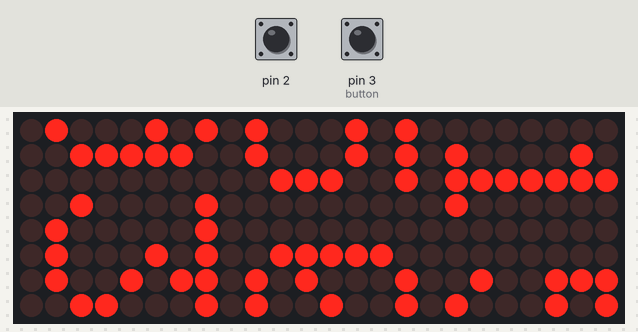
Simulated run of this sketch. Board: Arduino Uno, built with avr-gcc and run on an emulated ATmega328P. Parts: 24×8 LED matrix. The inputs (shaded band) are chosen by the test bench; at power-on: pin 2 HIGH, pin 3 (button) HIGH. WiFi joins after 1.5 s; servers stay silent unless stated.

Above: at 5.5 s.
5.6 s: pin 2 pulled LOW for 0.15 s
At 5.75 s:
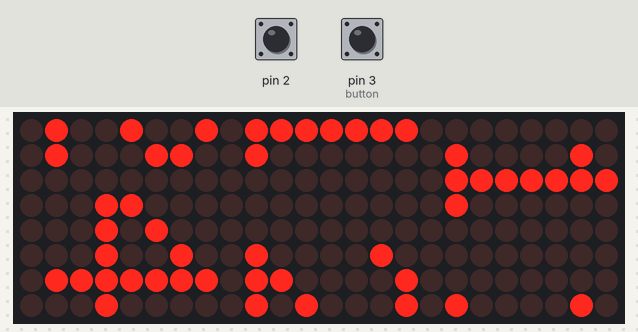
8.7 s: pin 2 pulled LOW for 1 s
Timing chart, 0 to 11.7 s (numbered marks = the images above; inputs shaded):
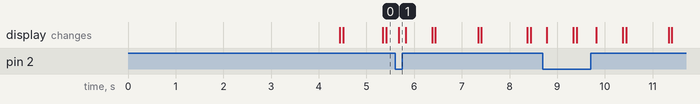

Measured:
- after the input at 5.6 s, the display: changes after 0.08 s (image 1)

The sketch:

_2015_01_10_ClockNew.ino
```cpp
 #define DEBUG //(un)comment this line for debug
 #define NETPLUGGED

#ifdef DEBUG
	#define DEBUG_PRINT(x) Serial.println(x)
#else
	#define DEBUG_PRINT(x)
#endif

//We always have to include the library
#include "LedControl.h"
#include "LEDmatrixclockfont.h"
#include <SPI.h>
#include <Ethernet.h>
#include <EthernetUdp.h>
#include "Time.h"
 #include "OneButton.h"

/* Hardware

 pin 6 is connected to the DataIn
 pin 5 is connected to the CLK
 pin 4 is connected to CS/LOAD
 We have only a single MAX72XX.
 */


// LedControl lc=LedControl(4,3,2,1); pins 2,3,4 - 1 matrix
LedControl lc=LedControl(6,5,4,3); // 3x ledmatrix

// BUtton
 OneButton button(3, true);

// buffer for 8x8 ledmatrix

uint8_t buffer[39] = {0};   // 8x5

/*
 buffer[0-7] is invisible right to the display
 buffer[8-31] is the visible part on 3 matrix
 buffer[32-39] is invisible left to the display
*/

const int scrolldelay = 60;

time_t t = 0;
int lastsec = 0;

byte myhour = 0;
byte myminute = 0;

// use your own mac
byte mac[] = { 0x00, 0x11, 0x95, 0x29, 0x0E, 0x92 };

byte ip[] = { 10, 0, 0, 40 };                  // ip address
byte gateway[] = { 10, 0, 0, 138 };                  // internet access via router
byte subnet[] = { 255, 0, 0, 0 };                   //subnet mask

unsigned int localPort = 8888;      // local port to listen for UDP packets

IPAddress timeServer(91,118,20,250); // 0.at.pool.ntp.org
// IPAddress timeServer(83,137,41,12); // 0.at.pool.ntp.org

EthernetClient client;

const int NTP_PACKET_SIZE= 48; // NTP time stamp is in the first 48 bytes of the message

byte packetBuffer[ NTP_PACKET_SIZE]; //buffer to hold incoming and outgoing packets

// A UDP instance to let us send and receive packets over UDP
EthernetUDP Udp;

const unsigned long seventy_years = 2208988800UL;


void setup() {

   pinMode(2, INPUT_PULLUP);
   pinMode(3, INPUT_PULLUP);

   button.attachDoubleClick(doubleclick);
/*
#ifdef DEBUG
 Serial.begin(9600);
   while (!Serial) {
    ; // wait for serial port to connect. Needed for Leonardo only
  }
#endif
 */

 delay(800); // make some time for networkcard ini

  // init all matrix
  //nr was set when  creating LedControl
  int devices=lc.getDeviceCount();
  //init  loop
  for(int address=0;address<devices;address++) {
    /*The MAX72XX is in power-saving mode on startup*/
    lc.shutdown(address,false);
    /* Set the brightness to a medium values */
    lc.setIntensity(address,3);
    /* and clear the display */
    lc.clearDisplay(address);
  }

  // start Ethernet and UDP
#ifdef NETPLUGGED
  if (Ethernet.begin(mac) == 0) {
    DEBUG_PRINT("Failed to configure Ethernet using DHCP");
    // no point in carrying on, so do nothing forevermore:
    for(;;)
      ;
  }

  Udp.begin(localPort);

  // setTime(12,12,12,11,11,11);

  getNTPtime();
#endif
}


void getNTPtime() {

  sendNTPpacket(timeServer); // send an NTP packet to a time server

  DEBUG_PRINT("sending");

  // wait to see if a reply is available
  delay(2000);
  if ( Udp.parsePacket() ) {
    // We've received a packet, read the data from it
    Udp.read(packetBuffer,NTP_PACKET_SIZE);  // read the packet into the buffer

    //the timestamp starts at byte 40 of the received packet and is four bytes,
    // or two words, long. First, esxtract the two words:

    unsigned long highWord = word(packetBuffer[40], packetBuffer[41]);
    unsigned long lowWord = word(packetBuffer[42], packetBuffer[43]);
    unsigned long secsSince1900 = highWord << 16 | lowWord;
    unsigned long epoch = secsSince1900 - 2208988800UL;
    DEBUG_PRINT(epoch);

    // myhour =  (epoch  % 86400L) / 3600 ;
    // myminute =  (epoch  % 3600) / 60;
  setTime(epoch);
  delay(60);

  /*time_t tt = now();
  tt = tt + 3600 * adjusttimetoCET(tt);

  setTime(tt);
  */
  adjustTime(3600 * adjusttimetoCET( now() ));

    DEBUG_PRINT(myhour);
    DEBUG_PRINT(myminute);

  } else {
    DEBUG_PRINT("no answer");
  }
}


unsigned long sendNTPpacket(IPAddress& address)
{
  // set all bytes in the buffer to 0
  memset(packetBuffer, 0, NTP_PACKET_SIZE);
  // Initialize values needed to form NTP request
  // (see URL above for details on the packets)
  packetBuffer[0] = 0b11100011;   // LI, Version, Mode
  packetBuffer[1] = 0;     // Stratum, or type of clock
  packetBuffer[2] = 6;     // Polling Interval
  packetBuffer[3] = 0xEC;  // Peer Clock Precision
  // 8 bytes of zero for Root Delay & Root Dispersion
  packetBuffer[12]  = 49;
  packetBuffer[13]  = 0x4E;
  packetBuffer[14]  = 49;
  packetBuffer[15]  = 52;

  // all NTP fields have been given values, now
  // you can send a packet requesting a timestamp:
  Udp.beginPacket(address, 123); //NTP requests are to port 123
  Udp.write(packetBuffer,NTP_PACKET_SIZE);
  Udp.endPacket();
}


void buffer2led(int LEDid, int buffid) {
  for(int row=0;row<8;row++) {
    lc.setRow(LEDid,row,buffer[row+(8*buffid-1)]); // write buffer to ledmatrix
  }
}


void buffer2led2() {
	for(int row=0;row<8;row++) {
/*    lc.setColumn(0,row,mirror(buffer[row+ 8])); // write buffer to ledmatrix
    lc.setColumn(1,row,mirror(buffer[row+16])); // write buffer to ledmatrix
    lc.setColumn(2,row,mirror(buffer[row+24])); // write buffer to ledmatrix */
			lc.setColumn(0,row,(buffer[15-row]));
			lc.setColumn(1,row,(buffer[23-row]));
			lc.setColumn(2,row,(buffer[31-row]));
	}
}

unsigned char mirror( unsigned char a )
{
  a = ((a >> 4) & 0x0F) | ((a << 4) & 0xF0);
  a = ((a >> 2) & 0x33) | ((a << 2) & 0xCC);
  a = ((a >> 1) & 0x55) | ((a << 1) & 0xAA);

  return a;
}

int adjusttimetoCET(time_t t) {

    int hours;

    int m = month(t);
    int y = year(t);
    int d = day(t);

    // EU summertime rules
    int marchday = 31 - ((5*y/4 +4) % 7);
    int octoberday = 31 - ((5*y/4 +1) % 7);

    if ( (m < 3) || (m > 10) ||   // nov-feb is winter
	( (m ==3) && ( d < marchday) ) ||  // so is before last sunday in march
	( (m == 10) && (d >= octoberday) ) ) { // and also from last sunday in october
		hours = 1; // hardcoded for CE(S)T
	} else {
		hours = 2; // summertime!
    }
    return hours;
}

void clearbuffer( int buffid) {
  for(int row=0;row<8;row++) {
    buffer[row+(8*buffid)] = 0;
  }
}

void clearbufferall() {
  for (int i=0;i<5;i++){
    clearbuffer(i);
  }
}


void ascii2buffer(int ascii, int buffid){
    if  ( (ascii >= 0x20) && (ascii <= 0x7f) ) {
        for(int row=0;row<7;row++) {
            buffer[row+(buffid* 8)] = font5x7[( ascii - 0x20 )*7 + row];
        }
    }
}

void ascii2bufferand(int ascii, int buffid){
    if  ( (ascii >= 0x20) && (ascii <= 0x7f) ) {
        for(int row=0;row<7;row++) {
            buffer[row+(buffid* 8)] = buffer[row+(buffid* 8)] | font5x7[( ascii - 0x20 )*7 + row];
        }
    }
}


void time2buffer(int h, int m){
    clearbufferall();
    for(int row=0;row<7;row++) {
        buffer[row+8]= font5x7[( (m % 10) + 0x10 )*7 + row] >> 3;
        buffer[row+8]= buffer[row+8] | font5x7[( m/10 + 0x10 )*7 + row] << 3;
        buffer[row+16]=  font5x7[( m/10 + 0x10 )*7 + row] >> 5;
        buffer[row+16]=  buffer[row+16] | font5x7[( (h % 10) + 0x10 )*7 + row] << 2 ;
        buffer[row+24]= font5x7[( (h % 10) + 0x10 )*7 + row] >> 6;
        if (h > 9) {
            buffer[row+24]=  buffer[row+24] | font5x7[( (h / 10) + 0x10 )*7 + row] ;
        }
  }


}


void doubleclick() {
 //

}


void loop() {

    int schalter = digitalRead(2);

    int blinkit = 1;

    // t = t + 3600 * adjusttimetoCET(t);
    if (schalter == LOW) {
        time2buffer(hour(t),minute(t));
    } else {
        time2buffer(day(t),month(t));
    }

    t = now();
    int currentsec = second(t);

    if ( ( lastsec !=  currentsec ) & (blinkit != 0) )   {
        if ( ((2 * lastsec) % 2) == 0 ) {
            buffer[23] = 0b00011000;
        }
        else {
             buffer[23] = 0b00000000;
        }
        lastsec = currentsec;

    }


 // if ( currentsec == 30) {  getNTPtime(); };


  /*


    buffer[23] = 0b00011000;
  }
  */
    button.tick();

    buffer2led2();


}
```

LEDmatrixclockfont.h
```cpp
// *CONSTANTS
const byte font5x7 [] = {      //Numeric Font Matrix  pga: ascii -0x20
  B00000000,	//Space (Char 0x20)
  B00000000,
  B00000000,
  B00000000,
  B00000000,
  B00000000,
  B00000000,

  B00100000,	//!
  B00100000,
  B00100000,
  B00100000,
  B00000000,
  B00000000,
  B00100000,

  B01010000,	//"
  B01010000,
  B01010000,
  B00000000,
  B00000000,
  B00000000,
  B00000000,

  B01010000,	//#
  B01010000,
  B11111000,
  B01010000,
  B11111000,
  B01010000,
  B01010000,

  B00100000,	//$
  B01111000,
  B10100000,
  B01110000,
  B00101000,
  B11110000,
  B00100000,

  B11000000,	//%
  B11001000,
  B00010000,
  B00100000,
  B01000000,
  B10011000,
  B00011000,

  B01100000,	//&
  B10010000,
  B10100000,
  B01000000,
  B10101000,
  B10010000,
  B01101000,

  B01100000,	//'
  B00100000,
  B01000000,
  B00000000,
  B00000000,
  B00000000,
  B00000000,

  B00010000,	//(
  B00100000,
  B01000000,
  B01000000,
  B01000000,
  B00100000,
  B00010000,

  B01000000,	//)
  B00100000,
  B00010000,
  B00010000,
  B00010000,
  B00100000,
  B01000000,

  B00000000,	//*
  B00100000,
  B10101000,
  B01110000,
  B10101000,
  B00100000,
  B00000000,

  B00000000,	//+
  B00100000,
  B00100000,
  B11111000,
  B00100000,
  B00100000,
  B00000000,

  B00000000,	//,
  B00000000,
  B00000000,
  B00000000,
  B01100000,
  B00100000,
  B01000000,

  B00000000,	//-
  B00000000,
  B11111000,
  B00000000,
  B00000000,
  B00000000,
  B00000000,

  B00000000,	//.
  B00000000,
  B00000000,
  B00000000,
  B00000000,
  B01100000,
  B01100000,

  B00000000,	///
  B00001000,
  B00010000,
  B00100000,
  B01000000,
  B10000000,
  B00000000,

  B01110000,	//0
  B10001000,
  B10011000,
  B10101000,
  B11001000,
  B10001000,
  B01110000,

  B00100000,	//1
  B01100000,
  B00100000,
  B00100000,
  B00100000,
  B00100000,
  B01110000,

  B01110000,	//2
  B10001000,
  B00001000,
  B00010000,
  B00100000,
  B01000000,
  B11111000,

  B11111000,	//3
  B00010000,
  B00100000,
  B00010000,
  B00001000,
  B10001000,
  B01110000,

  B00010000,	//4
  B00110000,
  B01010000,
  B10010000,
  B11111000,
  B00010000,
  B00010000,

  B11111000,	//5
  B10000000,
  B11110000,
  B00001000,
  B00001000,
  B10001000,
  B01110000,

  B00110000,	//6
  B01000000,
  B10000000,
  B11110000,
  B10001000,
  B10001000,
  B01110000,

  B11111000,	//7
  B10001000,
  B00001000,
  B00010000,
  B00100000,
  B00100000,
  B00100000,

  B01110000,	//8
  B10001000,
  B10001000,
  B01110000,
  B10001000,
  B10001000,
  B01110000,

  B01110000,	//9
  B10001000,
  B10001000,
  B01111000,
  B00001000,
  B00010000,
  B01100000,

  B00000000,	//:
  B01100000,
  B01100000,
  B00000000,
  B01100000,
  B01100000,
  B00000000,

  B00000000,	//;
  B01100000,
  B01100000,
  B00000000,
  B01100000,
  B00100000,
  B01000000,

  B00010000,	//<
  B00100000,
  B01000000,
  B10000000,
  B01000000,
  B00100000,
  B00010000,

  B00000000,	//=
  B00000000,
  B11111000,
  B00000000,
  B11111000,
  B00000000,
  B00000000,

  B01000000,	//>
  B00100000,
  B00010000,
  B00001000,
  B00010000,
  B00100000,
  B01000000,

  B01110000,	//?
  B10001000,
  B00001000,
  B00010000,
  B00100000,
  B00000000,
  B00100000,

  B01110000,	//@
  B10001000,
  B00001000,
  B01101000,
  B10101000,
  B10101000,
  B01110000,

  B01110000,	//A
  B10001000,
  B10001000,
  B10001000,
  B11111000,
  B10001000,
  B10001000,

  B11110000,	//B
  B10001000,
  B10001000,
  B11110000,
  B10001000,
  B10001000,
  B11110000,

  B01110000,	//C
  B10001000,
  B10000000,
  B10000000,
  B10000000,
  B10001000,
  B01110000,

  B11100000,	//D
  B10010000,
  B10001000,
  B10001000,
  B10001000,
  B10010000,
  B11100000,

  B11111000,	//E
  B10000000,
  B10000000,
  B11110000,
  B10000000,
  B10000000,
  B11111000,

  B11111000,	//F
  B10000000,
  B10000000,
  B11110000,
  B10000000,
  B10000000,
  B10000000,

  B01110000,	//G
  B10001000,
  B10000000,
  B10111000,
  B10001000,
  B10001000,
  B01111000,

  B10001000,	//H
  B10001000,
  B10001000,
  B11111000,
  B10001000,
  B10001000,
  B10001000,

  B01110000,	//I
  B00100000,
  B00100000,
  B00100000,
  B00100000,
  B00100000,
  B01110000,

  B00111000,	//J
  B00010000,
  B00010000,
  B00010000,
  B00010000,
  B10010000,
  B01100000,

  B10001000,	//K
  B10010000,
  B10100000,
  B11000000,
  B10100000,
  B10010000,
  B10001000,

  B10000000,	//L
  B10000000,
  B10000000,
  B10000000,
  B10000000,
  B10000000,
  B11111000,

  B10001000,	//M
  B11011000,
  B10101000,
  B10101000,
  B10001000,
  B10001000,
  B10001000,

  B10001000,	//N
  B10001000,
  B11001000,
  B10101000,
  B10011000,
  B10001000,
  B10001000,

  B01110000,	//O
  B10001000,
  B10001000,
  B10001000,
  B10001000,
  B10001000,
  B01110000,

  B11110000,	//P
  B10001000,
  B10001000,
  B11110000,
  B10000000,
  B10000000,
  B10000000,

  B01110000,	//Q
  B10001000,
  B10001000,
  B10001000,
  B10101000,
  B10010000,
  B01101000,

  B11110000,	//R
  B10001000,
  B10001000,
  B11110000,
  B10100000,
  B10010000,
  B10001000,

  B01111000,	//S
  B10000000,
  B10000000,
  B01110000,
  B00001000,
  B00001000,
  B11110000,

  B11111000,	//T
  B00100000,
  B00100000,
  B00100000,
  B00100000,
  B00100000,
  B00100000,

  B10001000,	//U
  B10001000,
  B10001000,
  B10001000,
  B10001000,
  B10001000,
  B01110000,

  B10001000,	//V
  B10001000,
  B10001000,
  B10001000,
  B10001000,
  B01010000,
  B00100000,

  B10001000,	//W
  B10001000,
  B10001000,
  B10101000,
  B10101000,
  B10101000,
  B01010000,

  B10001000,	//X
  B10001000,
  B01010000,
  B00100000,
  B01010000,
  B10001000,
  B10001000,

  B10001000,	//Y
  B10001000,
  B10001000,
  B01010000,
  B00100000,
  B00100000,
  B00100000,

  B11111000,	//Z
  B00001000,
  B00010000,
  B00100000,
  B01000000,
  B10000000,
  B11111000,

  B01110000,	//[
  B01000000,
  B01000000,
  B01000000,
  B01000000,
  B01000000,
  B01110000,

  B00000000,	//(Backward Slash)
  B10000000,
  B01000000,
  B00100000,
  B00010000,
  B00001000,
  B00000000,

  B01110000,	//]
  B00010000,
  B00010000,
  B00010000,
  B00010000,
  B00010000,
  B01110000,

  B00100000,	//^
  B01010000,
  B10001000,
  B00000000,
  B00000000,
  B00000000,
  B00000000,

  B00000000,	//_
  B00000000,
  B00000000,
  B00000000,
  B00000000,
  B00000000,
  B11111000,

  B01000000,	//`
  B00100000,
  B00010000,
  B00000000,
  B00000000,
  B00000000,
  B00000000,

  B00000000,	//a
  B00000000,
  B01110000,
  B00001000,
  B01111000,
  B10001000,
  B01111000,

  B10000000,	//b
  B10000000,
  B10110000,
  B11001000,
  B10001000,
  B10001000,
  B11110000,

  B00000000,	//c
  B00000000,
  B01110000,
  B10001000,
  B10000000,
  B10001000,
  B01110000,

  B00001000,	//d
  B00001000,
  B01101000,
  B10011000,
  B10001000,
  B10001000,
  B01111000,

  B00000000,	//e
  B00000000,
  B01110000,
  B10001000,
  B11111000,
  B10000000,
  B01110000,

  B00110000,	//f
  B01001000,
  B01000000,
  B11100000,
  B01000000,
  B01000000,
  B01000000,

  B00000000,	//g
  B01111000,
  B10001000,
  B10001000,
  B01111000,
  B00001000,
  B01110000,

  B10000000,	//h
  B10000000,
  B10110000,
  B11001000,
  B10001000,
  B10001000,
  B10001000,

  B00100000,	//i
  B00000000,
  B01100000,
  B00100000,
  B00100000,
  B00100000,
  B01110000,

  B00010000,	//j
  B00000000,
  B00110000,
  B00010000,
  B00010000,
  B10010000,
  B01100000,

  B10000000,	//k
  B10000000,
  B10010000,
  B10100000,
  B11000000,
  B10100000,
  B10010000,

  B01100000,	//l
  B00100000,
  B00100000,
  B00100000,
  B00100000,
  B00100000,
  B01110000,

  B00000000,	//m
  B00000000,
  B11010000,
  B10101000,
  B10101000,
  B10001000,
  B10001000,

  B00000000,	//n
  B00000000,
  B10110000,
  B11001000,
  B10001000,
  B10001000,
  B10001000,

  B00000000,	//o
  B00000000,
  B01110000,
  B10001000,
  B10001000,
  B10001000,
  B01110000,

  B00000000,	//p
  B00000000,
  B11110000,
  B10001000,
  B11110000,
  B10000000,
  B10000000,

  B00000000,	//q
  B00000000,
  B01101000,
  B10011000,
  B01111000,
  B00001000,
  B00001000,

  B00000000,	//r
  B00000000,
  B10110000,
  B11001000,
  B10000000,
  B10000000,
  B10000000,

  B00000000,	//s
  B00000000,
  B01110000,
  B10000000,
  B01110000,
  B00001000,
  B11110000,

  B01000000,	//t
  B01000000,
  B11100000,
  B01000000,
  B01000000,
  B01001000,
  B00110000,

  B00000000,	//u
  B00000000,
  B10001000,
  B10001000,
  B10001000,
  B10011000,
  B01101000,

  B00000000,	//v
  B00000000,
  B10001000,
  B10001000,
  B10001000,
  B01010000,
  B00100000,

  B00000000,	//w
  B00000000,
  B10001000,
  B10101000,
  B10101000,
  B10101000,
  B01010000,

  B00000000,	//x
  B00000000,
  B10001000,
  B01010000,
  B00100000,
  B01010000,
  B10001000,

  B00000000,	//y
  B00000000,
  B10001000,
  B10001000,
  B01111000,
  B00001000,
  B01110000,

  B00000000,	//z
  B00000000,
  B11111000,
  B00010000,
  B00100000,
  B01000000,
  B11111000,

  B00010000,	//{
  B00100000,
  B00100000,
  B01000000,
  B00100000,
  B00100000,
  B00010000,

  B00100000,	//|
  B00100000,
  B00100000,
  B00100000,
  B00100000,
  B00100000,
  B00100000,

  B01000000,	//}
  B00100000,
  B00100000,
  B00010000,
  B00100000,
  B00100000,
  B01000000,

  B00000000,	//~
  B00000000,
  B00000000,
  B01101000,
  B10010000,
  B00000000,
  B00000000,

  B01100000,	// (Char 0x7F)
  B10010000,
  B10010000,
  B01100000,
  B00000000,
  B00000000,
  B00000000,
};


const byte font5x7special [] = {      //Numeric Font Matrix  pga: ascii -0x20
B10010000,  //10
B10101000,
B10101000,
B10101000,
B10101000,
B10101000,
B10010000,

B01001000,	//11
B11011000,
B01001000,
B01001000,
B01001000,
B01001000,
B01001000,

B10110000,	//12
B10001000,
B10001000,
B10010000,
B10100000,
B10100000,
B10111000,

};
```
